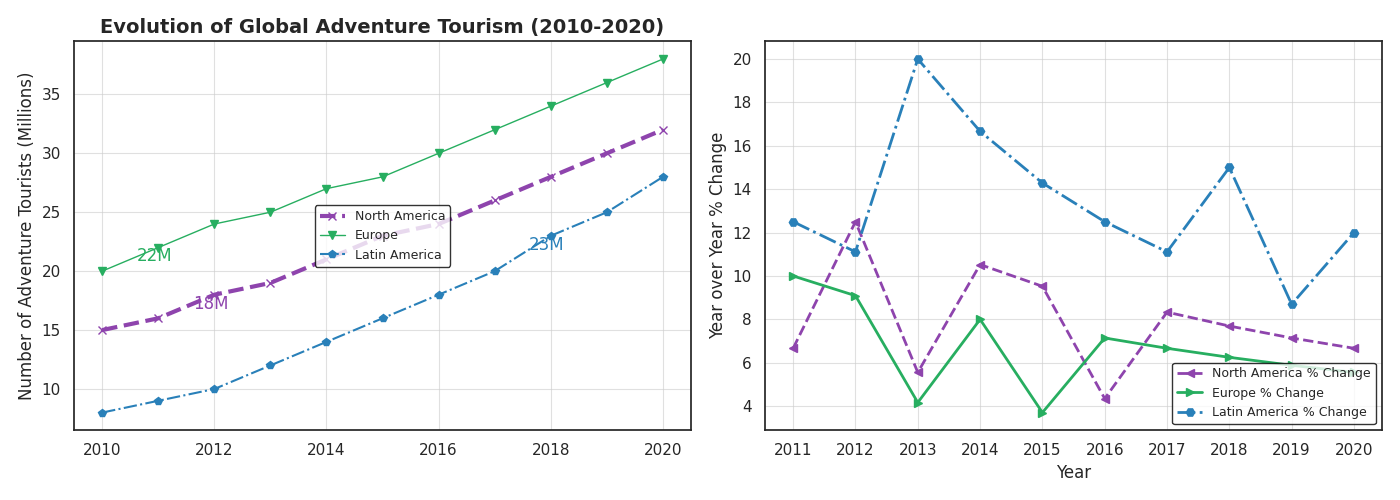

The Python source for this figure:
import matplotlib.pyplot as plt
import numpy as np
from matplotlib.ticker import MaxNLocator

years = np.arange(2010, 2021)

north_america = np.array([15, 16, 18, 19, 21, 23, 24, 26, 28, 30, 32])
europe = np.array([20, 22, 24, 25, 27, 28, 30, 32, 34, 36, 38])
latin_america = np.array([8, 9, 10, 12, 14, 16, 18, 20, 23, 25, 28])

percent_change_na = np.diff(north_america) / north_america[:-1] * 100
percent_change_eu = np.diff(europe) / europe[:-1] * 100
percent_change_la = np.diff(latin_america) / latin_america[:-1] * 100

fig, axs = plt.subplots(1, 2, figsize=(14, 5))

colors = ['#8e44ad', '#27ae60', '#2980b9']

axs[0].plot(years, north_america, label='North America', marker='x', color=colors[0], linestyle='--', linewidth=3)
axs[0].plot(years, europe, label='Europe', marker='v', color=colors[1], linestyle='-', linewidth=1)
axs[0].plot(years, latin_america, label='Latin America', marker='p', color=colors[2], linestyle='-.', linewidth=1.5)

for region, color, data in zip(
    ['North America', 'Europe', 'Latin America'],
    colors,
    [north_america, europe, latin_america]
):
    turning_point_index = np.argmax(np.diff(data))
    axs[0].annotate(f"{data[turning_point_index + 1]}M",
                    (years[turning_point_index + 1], data[turning_point_index + 1]),
                    textcoords="offset points", xytext=(10,-10), ha='right', color=color)

axs[0].set_title("Evolution of Global Adventure Tourism (2010-2020)", fontsize=14, fontweight='bold')
axs[0].set_ylabel("Number of Adventure Tourists (Millions)", fontsize=12)
axs[0].legend(loc='center', fontsize=9, edgecolor='black')
axs[0].grid(True, linestyle='-', linewidth=0.8, alpha=0.6)
axs[0].xaxis.set_major_locator(MaxNLocator(integer=True))

axs[1].plot(years[1:], percent_change_na, label='North America % Change', marker='<', color=colors[0], linestyle='--', linewidth=2)
axs[1].plot(years[1:], percent_change_eu, label='Europe % Change', marker='>', color=colors[1], linestyle='-', linewidth=2)
axs[1].plot(years[1:], percent_change_la, label='Latin America % Change', marker='H', color=colors[2], linestyle='-.', linewidth=2)

axs[1].set_xlabel("Year", fontsize=12)
axs[1].set_ylabel("Year over Year % Change", fontsize=12)
axs[1].legend(loc='lower right', fontsize=9, edgecolor='black')
axs[1].grid(True, linestyle='-', linewidth=0.8, alpha=0.6)
axs[1].xaxis.set_major_locator(MaxNLocator(integer=True))

plt.tight_layout()
plt.show()
